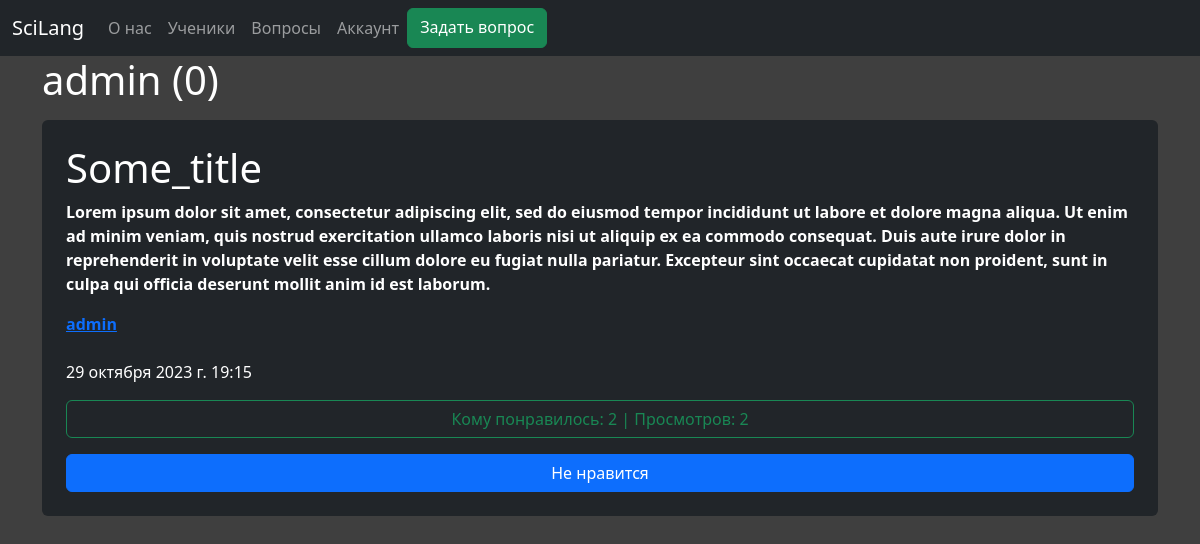
Page / (signed in) on the committed database.
### forum/models.py (models this page shows, shortened)
class ForumUser(AbstractUser):
    profile_image = models.ImageField(upload_to='profile_photos', null=True)
    verified = models.BooleanField(null=True, default=False)
    unique_token = models.TextField(null=True)
    grade = models.IntegerField(null=True)
    email = models.EmailField(unique=True)
    post_creating = models.BooleanField(null=True, default=False)
    def __str__(self):
        return self.username
    class Meta:
        verbose_name = "User"

class Posts(models.Model):
    title = models.CharField(max_length=20000)
    content = models.TextField()
    author = models.ForeignKey(ForumUser, on_delete=models.CASCADE)
    date = models.DateTimeField(auto_now_add=True)
    likes = models.ManyToManyField(ForumUser, related_name='liked_posts', blank=True)
    views = models.ManyToManyField(ForumUser, related_name='views', blank=True)
    class Meta:
        verbose_name = "Post"

### forum/views.py (the view)
# urls.py: path('', views.index),
@login_required
def index(request):
    users = ForumUser.objects.all().order_by('date_joined')
    posts = Posts.objects.all().order_by('-date')
    questions_all_count = Questions.objects.all().count()
    questions_count = Questions.objects.filter(views=request.user).count()
    unwatched_questions = questions_all_count - questions_count
    for post in posts:
        if not request.user in post.views.all():
            post.views.add(request.user)
    context = {
        'users': users,
        'posts': posts,
        'unwatched_questions': unwatched_questions,
    }
    return render(request, 'index.html', context=context)

### forum/templates/index.html (shortened to what this page needs)
<!DOCTYPE html>
{% load static %}
<html>
<head>
    <link rel="stylesheet" href='{% static "css/style.css" %}?{% now "U" %}'>
    <link href="https://cdn.jsdelivr.net/npm/bootstrap@5.3.2/dist/css/bootstrap.min.css" rel="stylesheet">
</head>
<body class="body-custom">
    <nav class="navbar navbar-expand-sm bg-dark navbar-dark">
        <div class="container-fluid">
            <a class="nav-link navbar-brand" href="/">SciLang</a>
            <div class="collapse navbar-collapse" id="collapsibleNavbar">
                <ul class="navbar-nav">
                    <li class="nav-item">
                        <a class="nav-link" href="/about">О нас</a>
                    </li>
                    <li class="nav-item">
                        <a class="nav-link" href="/userslist">Ученики</a>
                    </li>
                    <li class="nav-item">
                        <a class="nav-link" href="/questions">Вопросы</a>
                    </li>
                    {% if not request.user.is_authenticated %}
                        <li class="nav-item">
                            <a class="nav-link" href="/auth">Авторизация</a>
                        </li>
                        <li class="nav-item">
                            <a class="nav-link" href="/reg">Регистрация</a>
                        </li>
                    {% else %}
                        <li class="nav-item">
                            <a class="nav-link" href="{% url 'user' request.user.username %}">Аккаунт</a>
                        </li>
                        <li class="nav-item d-grid">
                            <a class="btn btn-success btn-block" href="/ask">Задать вопрос</a>
                        </li>
                    {% endif %}
                </ul>
            </div>
        </div>
    </nav>
    <div class="container text-white">
        {% if request.user.verified %}
            <h1 class="current_user">{{ request.user.username }} ({{ unwatched_questions }})</h1>
        {% else %}
            <h1 class="current_user">{{ request.user.username }}[Не потвержден. Потвердите пароль по почте]</h1>
        {% endif %}
    </div>
    <div class="container">
        {% for post in posts %}
            <div class="container text-white bg-dark mt-3 my-3 d-grid p-4 rounded">
                <h1>{{ post.title }}</h1>
                <b><p>{{ post.content }}</p></b>
                <a href="{% url 'user' post.author %}" class="username_show"><b>{{ post.author }}</b></a><br>
                <p>{{ post.date }}</p>
                <p class="btn btn-outline-success">Кому понравилось: <span id="like-count-{{ post.id }}">{{ post.likes.count }}</span> | Просмотров: {{ post.views.count }}</p>
                <button id="like-button-{{ post.id }}" class="btn btn-primary btn-block" onclick="toggleLike({{ post.id }})">
                    {% if request.user in post.likes.all %}
                        Не нравится
                    {% else %}
                        Нравится
                    {% endif %}
                </button>
            </div>
        {% endfor %}
    </div>
</body>
</html>

### static/css/style.css (style rules this page uses)
.body-custom { background-color: #3f3f3f; }

### rows in the picture
ForumUser: user.username "admin"
Posts: title "Some_title", content "Lorem ipsum dolor sit amet, consectetur adipiscing elit, sed do eiusmod tempor incididunt ut labore et dolore magna aliqua. Ut enim ad minim veniam, quis nostrud exercitation ullamco laboris nisi ut aliquip ex ea commodo consequat. Duis aute irure dolor in reprehenderit in voluptate velit esse cillum dolore eu fugiat nulla pariatur. Excepteur sint occaecat cupidatat non proident, sunt in culpa qui officia deserunt mollit anim id est laborum.", author "admin", date "29 октября 2023 г. 19:15", likes.count "2", views.count "2", shows "Не нравится"

### other values in the picture
{{ unwatched_questions }} "0"
